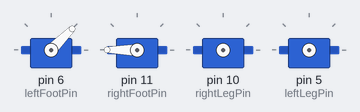
A sketch run on a simulated Arduino Uno, built with avr-gcc and run on an emulated ATmega328P. On the bench: 4 × servo.

Above: at 0.1 s.
At 3.5 s:
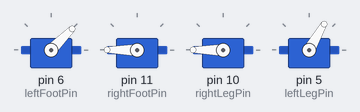
At 6.1 s:
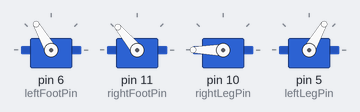
At 6.5 s:
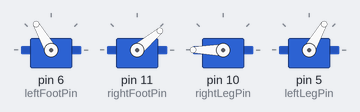
Timing chart, 0 to 8.0 s (numbered marks = the images above):
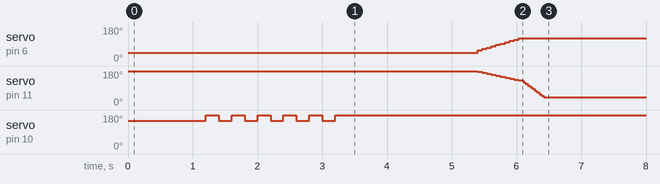

The sketch:

Alien_Legs.ino
```cpp
#include <Servo.h>

const byte leftLegPin = 5;
const byte leftFootPin = 6;
const byte rightLegPin = 10;
const byte rightFootPin = 11;

Servo leftLegS;
Servo rightLegS;
Servo leftFootS;
Servo rightFootS;

typedef struct servoControl {
  byte controlPin;
  Servo *motor;
} sControl;

sControl leftLeg = {leftLegPin, &leftLegS};
sControl rightLeg = {rightLegPin, &rightLegS};
sControl leftFoot = {leftFootPin, &leftFootS};
sControl rightFoot = {rightFootPin, &rightFootS};

void servoAttach(sControl *s) {
  if (NULL != s) {
    if (false == (*(s->motor)).attached())
      (*(s->motor)).attach(s->controlPin);
  }
}

void servoDetach(sControl *s) {
  if (NULL != s) {
    if (true == (*(s->motor)).attached())
      (*(s->motor)).detach();
  }
}

void servoDetachAll() {
  servoDetach(&leftLeg);
  servoDetach(&rightLeg);
  servoDetach(&leftFoot);
  servoDetach(&rightFoot);
}

/*
  Left foot             Right foot
  up-       10          up-       180
  straight- 45          straight- 130
  down-     120         down-     40

  Left leg              Right leg
  extreme-  150         extreme-  90
  centre-   60          centre-   180
*/

void movePart(sControl *which, byte angleDesired = 0, boolean detachAfter = false,
              int delayTime = 1000) {
  servoAttach(which);
  byte angleNow = (*(which->motor)).read();
  boolean stepUp = (angleDesired > angleNow);
  /*while (angleNow != angleDesired) {
    angleNow += (stepUp) ? 1 : -1;
    (*(which->motor)).write(angleNow);
    delay(10);
    }*/
  (*(which->motor)).write(angleDesired);
  delay(delayTime);
  if (true == detachAfter)
    servoDetach(which);
}

void moveParts(sControl *part1, sControl *part2, byte part1DesiredAngle = 0,
               byte part2DesiredAngle = 0, boolean detachAfter = false,
               int delayTime = 1000) {
  servoAttach(part1);
  servoAttach(part2);
  byte angleNowPart1 = (*(part1->motor)).read();
  byte angleNowPart2 = (*(part2->motor)).read();
  (*(part1->motor)).write(part1DesiredAngle);
  (*(part2->motor)).write(part2DesiredAngle);
  delay(delayTime);
  if (true == detachAfter) {
    servoDetach(part1);
    servoDetach(part2);
  }
}

void standUp() {
  moveParts(&leftLeg, &rightLeg, 60, 180);
  moveParts(&leftFoot, &rightFoot, 45, 180);
  //  delay(500);

  byte left = 50;
  byte right = 180;

  for (byte i = 0; i < 10 ; i++) {
    left += 7;
    right -= 5;
    moveParts(&leftFoot, &rightFoot, left, right, false, 70);
  }
  for (byte i = 0; i < 10 ; i++) {
    right -= 9;
    movePart(&rightFoot, right, false, 35);
  }
  delay(200);
}

void defaultPosition() {
  moveParts(&leftLeg, &rightLeg, 150, 180);//legs center
  moveParts(&leftFoot, &rightFoot, 120, 40);//feet down
}

void hello() {
  moveParts(&leftFoot, &rightFoot, 45, 180); //left foot straight, right foot up
  for (byte i = 0; i < 6; i++) { // move right leg back and forth
    movePart(&rightLeg, 150, false, 200);
    movePart(&rightLeg, 180, false, 200);
  }
}

void rotateLeft() {
  for (byte i = 0; i < 5; i++) {
    moveParts(&leftFoot, &rightFoot, 45, 130, false, 300); //feet straight
    moveParts(&leftLeg, &rightLeg, 150, 180, false, 300); //left leg extreme right leg centre
    moveParts(&leftFoot, &rightFoot, 120, 40, false, 300); //feet down
    moveParts(&leftLeg, &rightLeg, 60, 90, false, 300); //left leg centre, right leg extreme
  }
  defaultPosition();
  servoDetachAll();
}

void rotateRight() {
  for (byte i = 0; i < 5; i++) {
    moveParts(&leftFoot, &rightFoot, 45, 130, false, 300); //feet straight
    moveParts(&leftLeg, &rightLeg, 60, 90, false, 300); //left leg centre right lef extreme
    moveParts(&leftFoot, &rightFoot, 120, 40, false, 300); //feet down
    moveParts(&leftLeg, &rightLeg, 150, 180, false, 300); //left leg extreme, right leg center
  }
  defaultPosition();
  servoDetachAll();
}

void forward() {
  for (int i = 0; i < 5; i++) {
    moveParts(&leftFoot, &rightFoot, 120, 40, false, 300); //feet down
    moveParts(&leftLeg, &rightLeg, 150, 90, false, 300); //legs extreme
    moveParts(&leftFoot, &rightFoot, 10, 180, false, 300); //feet up
    moveParts(&leftLeg, &rightLeg, 60, 180, false, 300); //legs centre
  }
  defaultPosition();
  servoDetachAll();
}

void setup() {
  Serial.begin(9600);
  //  defaultPosition();
  hello();
  standUp();
  //  forward();
  //  rotateLeft();
  //  rotateRight();
  servoDetachAll();
}

void loop() {

}
```
